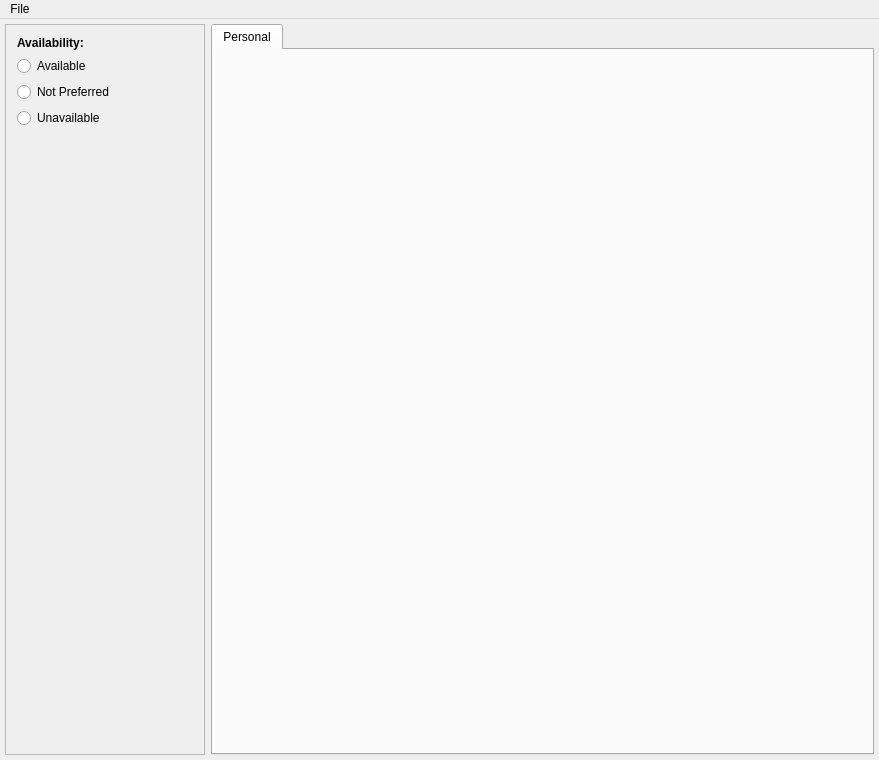
<?xml version="1.0" encoding="UTF-8"?>
<ui version="4.0">
 <class>SchedulerDialog</class>
 <widget class="QMainWindow" name="SchedulerDialog">
  <property name="geometry">
   <rect>
    <x>0</x>
    <y>0</y>
    <width>879</width>
    <height>760</height>
   </rect>
  </property>
  <property name="sizePolicy">
   <sizepolicy hsizetype="Preferred" vsizetype="Preferred">
    <horstretch>0</horstretch>
    <verstretch>0</verstretch>
   </sizepolicy>
  </property>
  <property name="windowTitle">
   <string>SchedulerDialog</string>
  </property>
  <widget class="QWidget" name="centralWidget">
   <layout class="QHBoxLayout" name="horizontalLayout">
    <property name="leftMargin">
     <number>5</number>
    </property>
    <property name="topMargin">
     <number>5</number>
    </property>
    <property name="rightMargin">
     <number>5</number>
    </property>
    <property name="bottomMargin">
     <number>5</number>
    </property>
    <item>
     <widget class="QFrame" name="frameOptions">
      <property name="sizePolicy">
       <sizepolicy hsizetype="Minimum" vsizetype="Preferred">
        <horstretch>0</horstretch>
        <verstretch>0</verstretch>
       </sizepolicy>
      </property>
      <property name="minimumSize">
       <size>
        <width>200</width>
        <height>0</height>
       </size>
      </property>
      <property name="frameShape">
       <enum>QFrame::StyledPanel</enum>
      </property>
      <property name="frameShadow">
       <enum>QFrame::Raised</enum>
      </property>
      <layout class="QVBoxLayout" name="verticalLayout_2">
       <item>
        <widget class="QLabel" name="label">
         <property name="font">
          <font>
           <weight>75</weight>
           <bold>true</bold>
          </font>
         </property>
         <property name="text">
          <string>Availability:</string>
         </property>
        </widget>
       </item>
       <item>
        <layout class="QVBoxLayout" name="verticalLayout">
         <item>
          <widget class="QRadioButton" name="radioAvailable">
           <property name="text">
            <string>Available</string>
           </property>
          </widget>
         </item>
         <item>
          <widget class="QRadioButton" name="radioNotPreferred">
           <property name="text">
            <string>Not Preferred</string>
           </property>
          </widget>
         </item>
         <item>
          <widget class="QRadioButton" name="radioUnavailable">
           <property name="text">
            <string>Unavailable</string>
           </property>
          </widget>
         </item>
        </layout>
       </item>
       <item>
        <spacer name="verticalSpacer">
         <property name="orientation">
          <enum>Qt::Vertical</enum>
         </property>
         <property name="sizeType">
          <enum>QSizePolicy::Minimum</enum>
         </property>
         <property name="sizeHint" stdset="0">
          <size>
           <width>20</width>
           <height>40</height>
          </size>
         </property>
        </spacer>
       </item>
       <item>
        <widget class="QWidget" name="widget" native="true">
         <property name="sizePolicy">
          <sizepolicy hsizetype="Preferred" vsizetype="Expanding">
           <horstretch>0</horstretch>
           <verstretch>0</verstretch>
          </sizepolicy>
         </property>
        </widget>
       </item>
      </layout>
     </widget>
    </item>
    <item>
     <widget class="QTabWidget" name="widgetTab">
      <property name="currentIndex">
       <number>0</number>
      </property>
      <widget class="QWidget" name="Personal">
       <attribute name="title">
        <string>Personal</string>
       </attribute>
       <layout class="QVBoxLayout" name="verticalLayout_3">
        <property name="spacing">
         <number>0</number>
        </property>
        <property name="leftMargin">
         <number>0</number>
        </property>
        <property name="topMargin">
         <number>0</number>
        </property>
        <property name="rightMargin">
         <number>0</number>
        </property>
        <property name="bottomMargin">
         <number>0</number>
        </property>
        <item>
         <widget class="CalendarWeekWidget" name="widgetWeek" native="true"/>
        </item>
       </layout>
      </widget>
     </widget>
    </item>
   </layout>
  </widget>
  <widget class="QMenuBar" name="menuBar">
   <property name="geometry">
    <rect>
     <x>0</x>
     <y>0</y>
     <width>879</width>
     <height>26</height>
    </rect>
   </property>
   <property name="acceptDrops">
    <bool>false</bool>
   </property>
   <widget class="QMenu" name="menuFile">
    <property name="title">
     <string>File</string>
    </property>
    <addaction name="actionSign_In"/>
    <addaction name="actionExit"/>
   </widget>
   <addaction name="menuFile"/>
  </widget>
  <action name="actionSign_In">
   <property name="text">
    <string>Sign In ...</string>
   </property>
  </action>
  <action name="actionExit">
   <property name="text">
    <string>Exit</string>
   </property>
  </action>
 </widget>
 <layoutdefault spacing="6" margin="11"/>
 <customwidgets>
  <customwidget>
   <class>CalendarWeekWidget</class>
   <extends>QWidget</extends>
   <header>C:\Users\Alyssa\Documents\GitHub\Scheduler\CalendarWeekWidget.h</header>
   <container>1</container>
  </customwidget>
 </customwidgets>
 <resources/>
 <connections/>
</ui>
